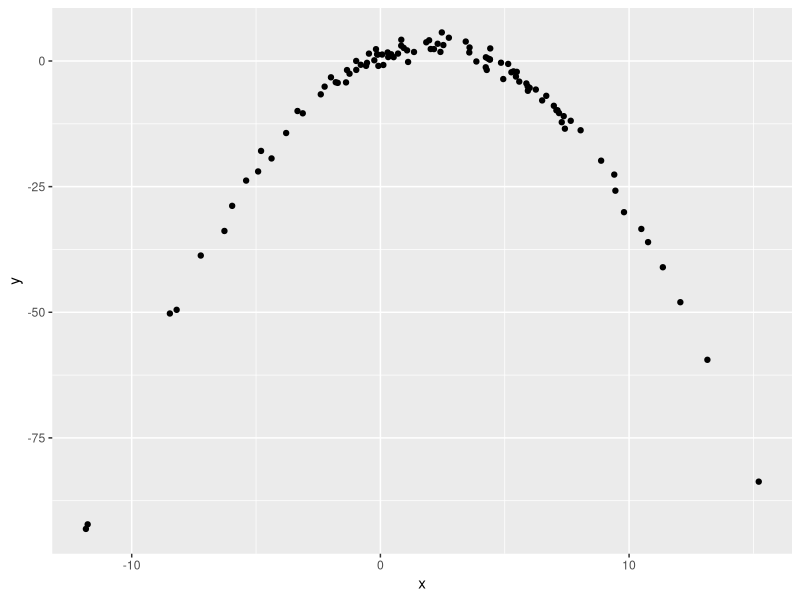

The R source for this figure:
## ---- chunk 1
library(tidyverse)

df <- tibble(
  x = rnorm(100,2,5), 
  y = 1 + 2 * x - 0.5 * x ^ 2 + rnorm(100)
)

df %>% 
  ggplot(aes(x = x, y = y)) + 
  geom_point()
